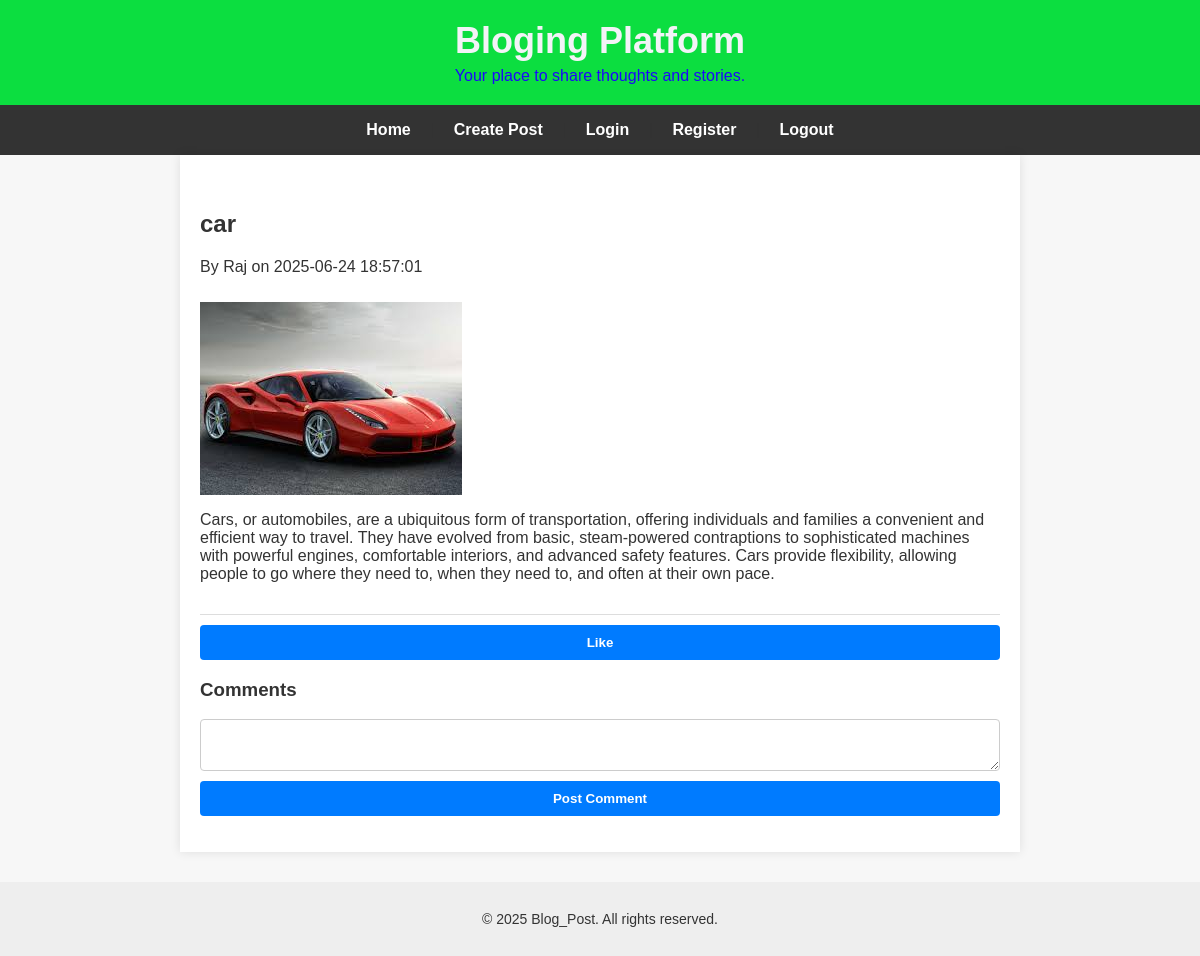
Screenshot of /view.php?id=2 with the database file from the repository.
### tables this page shows
CREATE TABLE `posts` (
  `id` int(11) NOT NULL,
  `user_id` int(11) NOT NULL,
  `title` varchar(255) NOT NULL,
  `image` varchar(255) DEFAULT NULL,
  `content` text NOT NULL,
  `created_at` timestamp NOT NULL DEFAULT current_timestamp()
);

CREATE TABLE `users` (
  `id` int(11) NOT NULL,
  `username` varchar(100) NOT NULL,
  `email` varchar(150) NOT NULL,
  `password` varchar(255) NOT NULL,
  `created_at` timestamp NOT NULL DEFAULT current_timestamp()
);

### view.php (the view, shortened to what this page needs)
<?php
include 'includes/config.php';
include 'includes/header.php';
$post_id = $_GET["id"];
$stmt = $conn->prepare("SELECT posts.*, users.username FROM posts JOIN users ON posts.user_id = users.id WHERE posts.id = ?");
$stmt->bind_param("i", $post_id);
$stmt->execute();
$result = $stmt->get_result();
$post = $result->fetch_assoc();
if (!$post) {
    echo "<p>Post not found.</p>";
} else {
?>
<div class="post">
    <h2><?= htmlspecialchars($post['title']) ?></h2>
    <p>By <?= htmlspecialchars($post['username']) ?> on <?= $post['created_at'] ?></p>
    <?php if ($post['image']): ?>
        <img src="<?= $post['image'] ?>" alt="Image">
    <?php endif; ?>
    <p><?= nl2br(htmlspecialchars($post['content'])) ?></p>
</div>
<div class="like-comment">
    <form action="like.php" method="POST">
        <input type="submit" value="Like" class="like-button">
    </form>
    <h3>Comments</h3>
    <form action="comment.php" method="POST">
        <textarea name="comment" required></textarea>
        <input type="submit" value="Post Comment">
    </form>
</div>
<?php
}
include 'includes/footer.php';
?>

### css/style.css (style rules this page uses)
body { font-family: Arial, sans-serif; margin: 0; padding: 0; background-color: #f7f7f7; color: #333; }
form { display: flex; flex-direction: column; gap: 10px; }
input[type="text"], input[type="email"], input[type="password"], textarea { padding: 10px; border: 1px solid #ccc; border-radius: 4px; width: 100%; }
button, input[type="submit"] { padding: 10px; border: none; background-color: #007BFF; color: white; border-radius: 4px; cursor: pointer; font-weight: bold; }
.post { border-bottom: 1px solid #ddd; padding: 15px 0; }
.post img { max-width: 100%; height: auto; margin-top: 10px; }
.like-comment { margin-top: 10px; }

### rows the page displays
posts: title "car", user.username "Raj", created_at "2025-06-24 18:57:01", image (picture), content "Cars, or automobiles, are a ubiquitous form of transportation, offering individuals and families a convenient and efficient way to travel. They have evolved from basic, steam-powered contraptions to sophisticated machines with powerful engines, comfortable interiors, and advanced safety features. Cars provide flexibility, allowing people to go where they need to, when they need to, and often at their own pace."
